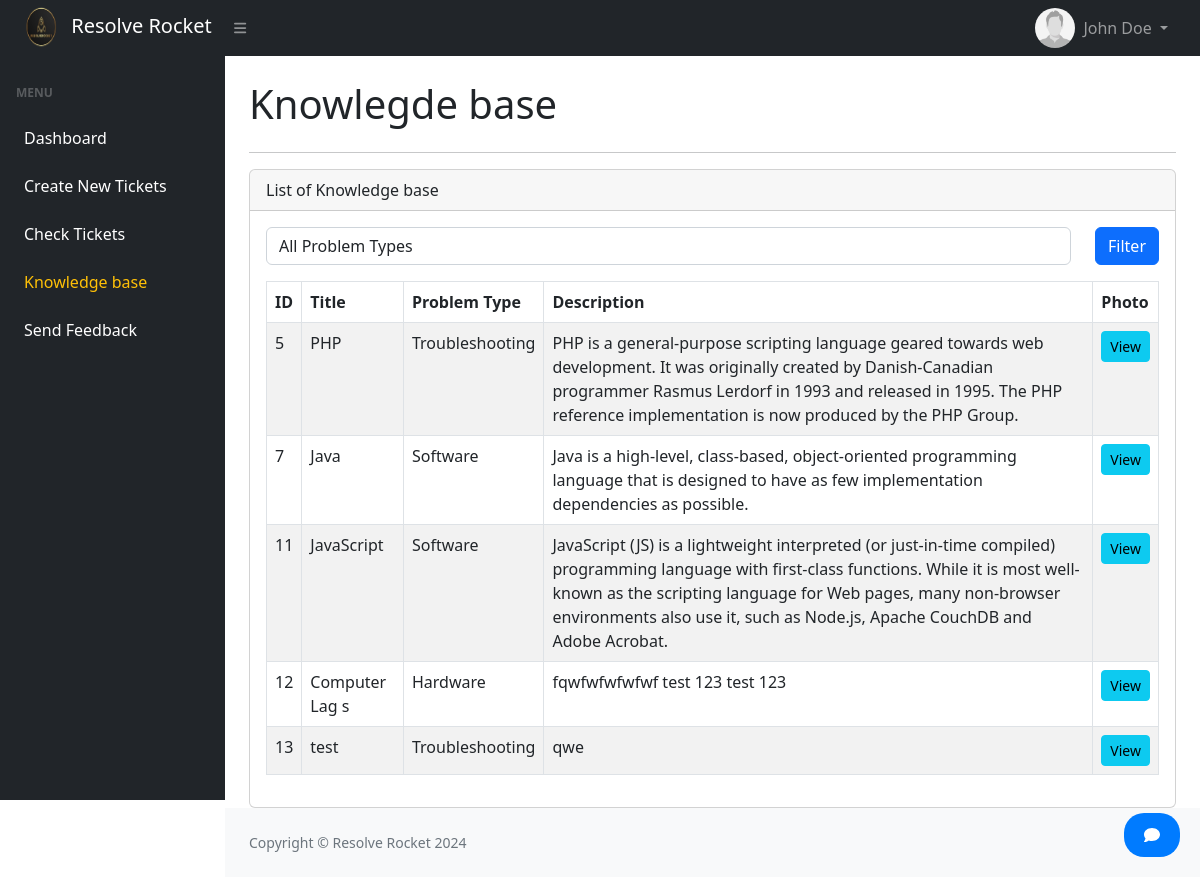
The page /user-knowledgebase.php (signed in) on the database its author committed.
### tables this page shows
CREATE TABLE `users` (
  `id` int NOT NULL,
  `name` varchar(255) NOT NULL,
  `email` varchar(255) NOT NULL,
  `password` varchar(255) NOT NULL,
  `username` varchar(255) NOT NULL,
  `status_user` varchar(25) NOT NULL DEFAULT 'active'
);

CREATE TABLE `knowledgebase` (
  `id` int NOT NULL,
  `title` varchar(255) NOT NULL,
  `problem_type` varchar(500) NOT NULL,
  `knowledge` text NOT NULL,
  `photo` varchar(500) NOT NULL
);

### support/db.php (called while the page is built, shortened)
<?php
class DB{
    protected $host='localhost';
    protected $user='root';
    protected $password='';
    protected $database='resolve_rocket';
    public function __construct()
    {
        $this->conn=new mysqli($this->host,$this->user,$this->password,$this->database);
    }
}
?>

### user-knowledgebase.php (the view, shortened to what this page needs)
<!DOCTYPE html>
<html lang="en">
<?php
require_once('head.php');
$db = new DB();
$recodes = $db->conn->query("SELECT * FROM knowledgebase");
$latest = array();
if ($recodes->num_rows > 0) {
    while ($row = $recodes->fetch_assoc()) {
        $latest[] = $row;
    }
}
?>
<body class="sb-nav-fixed">
    <?php include 'auth.php'; ?>
    <div id="layoutSidenav">
        <div id="layoutSidenav_nav">
            <?php include "sidebar.php" ?>
        </div>
        <div id="layoutSidenav_content">
            <main>
                <div class="container-fluid px-4">
                    <h1 class="mt-4 mb-4">Knowlegde base</h1>
                    <hr>
                    <div class="card">
                        <div class="card-header">
                            List of Knowledge base
                        </div>
                        <div class="card-body">
                            <div class="row mb-3">
                                <div class="col">
                                    <select class="form-control" id="problemTypeSelect">
                                        <option value="">All Problem Types</option>
                                    </select>
                                </div>
                                <div class="col-auto">
                                    <button class="btn btn-primary" id="searchButton">Filter</button>
                                </div>
                            </div>
                            <?php if (count($latest) > 0) { ?>
                                <table class="table table-bordered table-striped">
                                    <thead class="thead-inverse">
                                        <tr>
                                            <th>ID</th>
                                            <th>Title</th>
                                            <th>Problem Type</th>
                                            <th>Description</th>
                                            <th>Photo</th>
                                        </tr>
                                    </thead>
                                    <tbody>
                                        <?php
                                        foreach ($latest as $k => $v) {
                                            echo '
                                        <tr>
                                            <td>' . $v['id'] . '</td>
                                            <td>' . $v['title'] . '</td>
                                            <td>' . $v['problem_type'] . '</td>
                                            <td>' . $v['knowledge'] . '</td>'; ?>
                                            <td>
                                                <button type="button" class="btn btn-info btn-sm " data-bs-toggle="modal" data-bs-target="#photoModal<?php echo $v['id']; ?>">
                                                    View
                                                </button>
                                            </td>
                                            </tr>
                                        <?php
                                        }
                                        ?>
                                    </tbody>
                                </table>
                            <?php } else {
                                echo '<div class="alert alert-info">No any tickets</div>';
                            } ?>
                        </div>
                    </div>
                </div>
            </main>
            <footer class="py-4 bg-light mt-auto">
                <div class="container-fluid px-4">
                    <div class="d-flex align-items-center justify-content-between small">
                        <div class="text-muted">Copyright &copy; Resolve Rocket 2024</div>
                    </div>
                </div>
            </footer>
        </div>
    </div>
    <button class="open-btn" onclick="toggleChatbot()">
        <i class="fas fa-comment"></i>
    </button>
</body>
</html>

### head.php (shortened to what this page needs)
<head>
    <link href="https://cdn.jsdelivr.net/npm/simple-datatables@7.1.2/dist/style.min.css" rel="stylesheet" />
    <link href="./css/styles.css" rel="stylesheet" />
    <link rel="stylesheet" href="./support/assets/css/app.css">
</head>

### auth.php (shortened to what this page needs)
<?php
$db = new DB();
$query = "SELECT * FROM users WHERE id='" . $_SESSION['id'] . "'";
$result = $db->conn->query($query);
$row = $result->fetch_assoc();
$name = $row['name'];
?>
<nav class="sb-topnav navbar navbar-expand navbar-dark bg-dark">
    <a class="navbar-brand ps-3" href="user-dashboard.php"><img src="logo.jpg" alt="Resolve Rocket Logo" width="50" height="50"> Resolve Rocket</a>
    <button class="btn btn-link btn-sm order-1 order-lg-0 me-4 me-lg-0" id="sidebarToggle" href="#!"><i class="fas fa-bars"></i></button>
    <ul class="navbar-nav ms-auto ms-md-0 me-3 me-lg-4">
        <img src="profile.jpg" alt="Profile Photo" width="40" class="profile-photo rounded-circle">
        <li class="nav-item dropdown">
            <a class="nav-link dropdown-toggle" id="navbarDropdown" href="#" role="button" data-bs-toggle="dropdown" aria-expanded="false">
                <?php echo $name ?>
            </a>
        </li>
    </ul>
</nav>

### sidebar.php (shortened to what this page needs)
<div id="layoutSidenav_nav">
  <nav class="sb-sidenav accordion sb-sidenav-dark" id="sidenavAccordion">
    <div class="sb-sidenav-menu">
      <div class="nav">
        <div class="sb-sidenav-menu-heading">Menu</div>
        <a class="nav-link <?php echo (basename($_SERVER['PHP_SELF']) == 'user-dashboard.php') ? 'active' : ''; ?>" href="user-dashboard.php">
          Dashboard
        </a>
        <a class="nav-link <?php echo (basename($_SERVER['PHP_SELF']) == 'user-create-ticket.php') ? 'active' : ''; ?>" href="user-create-ticket.php">
          Create New Tickets
        </a>
        <a class="nav-link <?php echo (basename($_SERVER['PHP_SELF']) == 'user-check-ticket.php') ? 'active' : ''; ?>" href="user-check-ticket.php">
          Check Tickets
        </a>
        <a class="nav-link <?php echo (basename($_SERVER['PHP_SELF']) == 'user-knowledgebase.php') ? 'active' : ''; ?>" href="user-knowledgebase.php">
          Knowledge base
        </a>
        <a class="nav-link <?php echo (basename($_SERVER['PHP_SELF']) == 'user-send-feedback.php') ? 'active' : ''; ?>" href="user-send-feedback.php">
          Send Feedback
        </a>
      </div>
    </div>
  </nav>
</div>

### head.php (style rules this page uses)
.open-btn { position: fixed; bottom: 20px; right: 20px; background-color: #007bff; color: white; padding: 10px 20px; border: none; border-radius: 20px; cursor: pointer; z-index: 10000; }

### sidebar.php (style rules this page uses)
.sb-sidenav a { color: white !important; transition: color 0.3s ease; }
.sb-sidenav a.active { color: #ffc107 !important; }

### rows shown on the page
users: name "John Doe"
knowledgebase: id "5", title "PHP", problem_type "Troubleshooting", knowledge "PHP is a general-purpose scripting language geared towards web development. It was originally created by Danish-Canadian programmer Rasmus Lerdorf in 1993 and released in 1995. The PHP reference implementation is now produced by the PHP Group."
knowledgebase: id "7", title "Java", problem_type "Software", knowledge "Java is a high-level, class-based, object-oriented programming language that is designed to have as few implementation dependencies as possible."
knowledgebase: id "11", title "JavaScript", problem_type "Software", knowledge "JavaScript (JS) is a lightweight interpreted (or just-in-time compiled) programming language with first-class functions. While it is most well-known as the scripting language for Web pages, many non-browser environments also use it, such as Node.js, Apache CouchDB and Adobe Acrobat."
knowledgebase: id "12", title "Computer Lag s", problem_type "Hardware", knowledge "fqwfwfwfwfwf test 123 test 123"
knowledgebase: id "13", title "test", problem_type "Troubleshooting", knowledge "qwe"
